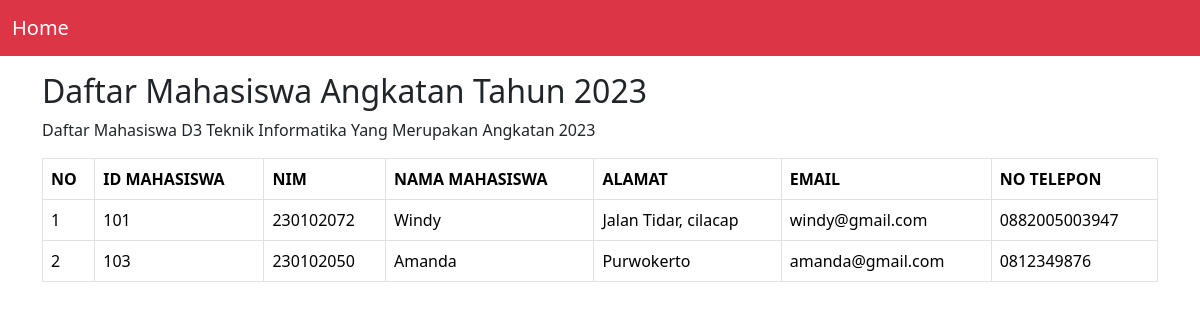
The app's page /tugas2/angkatan.php with its own data.
### tables this page shows
CREATE TABLE `tbl_mahasiswa` (
  `mahasiswa_id` int NOT NULL,
  `nim` varchar(20) NOT NULL,
  `nama_mhs` varchar(255) NOT NULL,
  `alamat` varchar(255) NOT NULL,
  `email` varchar(255) NOT NULL,
  `no_telp` varchar(20) NOT NULL
);

### tugas2/koneksi.php (called while the page is built, shortened)
<?php
class Database {
    private $host = "localhost";
    private $username = "root";
    private $password = "";
    private $dbname = "db_kampus";
    public function getConnection(){
        $this->connection = mysqli_connect($this->host, $this->username, $this->password, $this->dbname);
        mysqli_set_charset($this->connection, 'utf8');
        return $this->connection;
    }
}
class angkatan23 extends Mahasiswa{
    public function tampilData(){
        $query = "SELECT * FROM tbl_mahasiswa WHERE LEFT(nim, 2) = '23'";
        $result = mysqli_query($this->getConnection(), $query);
        return $result;
    }
}
?>

### tugas2/angkatan.php (the view, shortened to what this page needs)
<!DOCTYPE html>
<html lang="en">
<head>
  <link href="https://cdn.jsdelivr.net/npm/bootstrap@5.3.3/dist/css/bootstrap.min.css" rel="stylesheet">
</head>
<body>
<nav class="navbar navbar-expand-sm bg-danger  navbar-dark">
  <div class="container-fluid">
    <a class="navbar-brand" href="index.php">Home</a>
  </div>
</nav>
<div class="container mt-3">
<h2>Daftar Mahasiswa Angkatan Tahun 2023</h2>
<p>Daftar Mahasiswa D3 Teknik Informatika Yang Merupakan Angkatan 2023</p>
  <div class="card-body">
    <table class="table table-bordered" id="myTable">
      <thead>
        <tr>
          <th scope="col">NO</th>
          <th scope="col">ID MAHASISWA</th>
          <th scope="col">NIM</th>
          <th scope="col">NAMA MAHASISWA</th>
          <th scope="col">ALAMAT</th>
          <th scope="col">EMAIL</th>
          <th scope="col">NO TELEPON</th>
        </tr>
        </thead>
        <tbody>
          <?php
            include('koneksi.php');
            $angkatan = new angkatan23();
            $query = $angkatan->tampilData();
            $no = 1;
            while ($row = mysqli_fetch_assoc($query)){
          ?>
          <tr>
            <td><?php echo $no++ ?></td>
            <td><?php echo $row['mahasiswa_id'] ?></td>
            <td><?php echo $row['nim'] ?></td>
            <td><?php echo $row['nama_mhs'] ?></td>
            <td><?php echo $row['alamat'] ?></td>
            <td><?php echo $row['email'] ?></td>
            <td><?php echo $row['no_telp'] ?></td>
          </tr>
                 <?php
                }?>
        </tbody>
    </table>
  </div>
</div>
</body>
</html>

### records on screen
tbl_mahasiswa: mahasiswa_id "101", nim "230102072", nama_mhs "Windy", alamat "Jalan Tidar, cilacap", email "windy@gmail.com", no_telp "0882005003947"
tbl_mahasiswa: mahasiswa_id "103", nim "230102050", nama_mhs "Amanda", alamat "Purwokerto", email "amanda@gmail.com", no_telp "0812349876"
